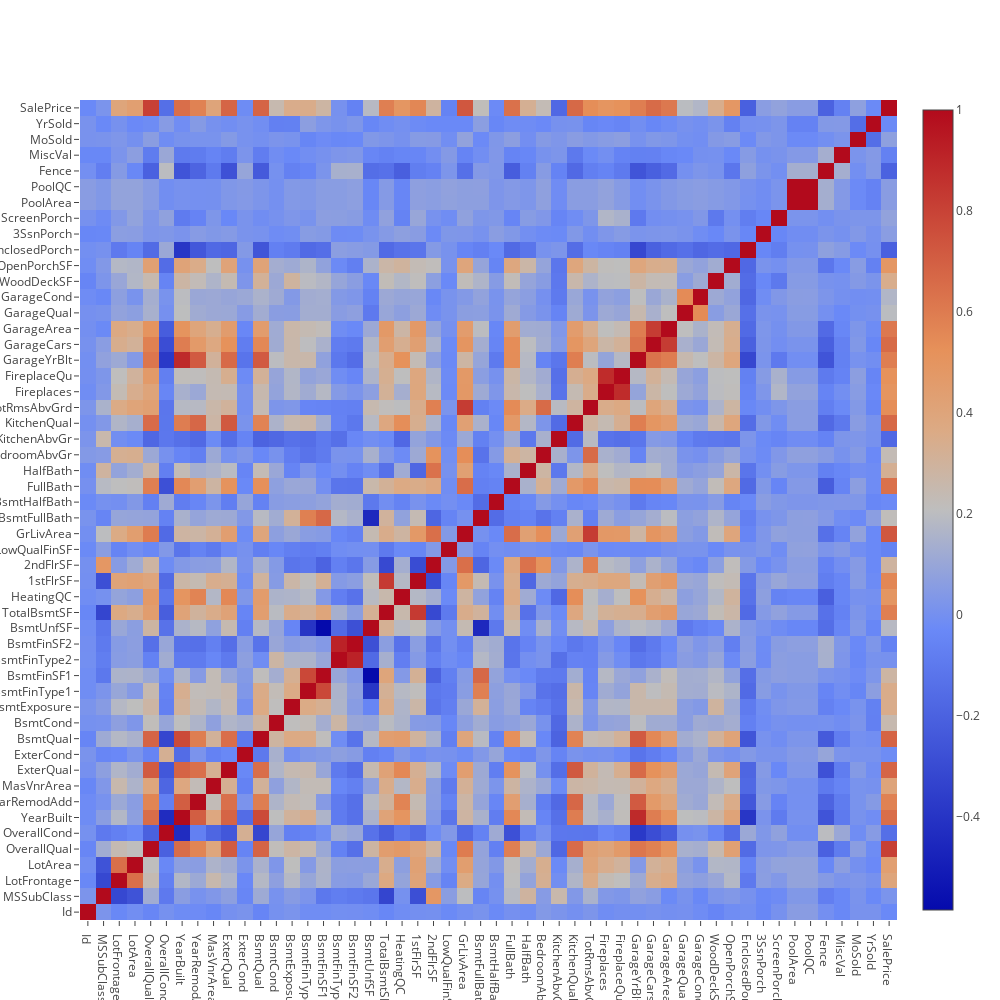

The notebook cell this image was saved under:
### Markdown cell above
### Correlation matrix

Here we want to see how much correlated are the independent columns with the dependent **SalePrice**.
<br>
As a metric we are choosing the **Spearman Correlation Metric** since it checks monotony, which we can see if there is any relation beside the linear one and it works well with ordinal and continous variables together.

### Code cell
# next let us see the correlation between the dependent variable and the attributes
# since our data is most categorical, its better to use pearson rank correlation because it works both
# for discrete and continuous variables
corrmat = df_train.corr(method='spearman')
layout = go.Layout(width=1000,
                   height=1000,
                   autosize=False)
obj = go.Heatmap(z=corrmat.values, x=corrmat.columns.values, y=corrmat.columns.values)
fig = go.Figure([obj], layout)
plotly.offline.iplot(fig, filename="Correlation matrix")

### Figure 1 — Plotly figure (JSON) as saved in the notebook; plotly's stock layout.template omitted (floating-point values rounded to 4 significant figures; data arrays with more than 128 entries replaced by an {"elided": "..."} marker saying what was removed)
{"data": [{"type": "heatmap", "uid": "8d87fb14-58b0-42a4-8c39-c2f2feb4883c", "x": ["Id", "MSSubClass", "LotFrontage", "LotArea", "OverallQual", "OverallCond", "YearBuilt", "YearRemodAdd", "MasVnrArea", "ExterQual", "ExterCond", "BsmtQual", "BsmtCond", "BsmtExposure", "BsmtFinType1", "BsmtFinSF1", "BsmtFinType2", "BsmtFinSF2", "BsmtUnfSF", "TotalBsmtSF", "HeatingQC", "1stFlrSF", "2ndFlrSF", "LowQualFinSF", "GrLivArea", "BsmtFullBath", "BsmtHalfBath", "FullBath", "HalfBath", "BedroomAbvGr", "KitchenAbvGr", "KitchenQual", "TotRmsAbvGrd", "Fireplaces", "FireplaceQu", "GarageYrBlt", "GarageCars", "GarageArea", "GarageQual", "GarageCond", "WoodDeckSF", "OpenPorchSF", "EnclosedPorch", "3SsnPorch", "ScreenPorch", "PoolArea", "PoolQC", "Fence", "MiscVal", "MoSold", "YrSold", "SalePrice"], "y": ["Id", "MSSubClass", "LotFrontage", "LotArea", "OverallQual", "OverallCond", "YearBuilt", "YearRemodAdd", "MasVnrArea", "ExterQual", "ExterCond", "BsmtQual", "BsmtCond", "BsmtExposure", "BsmtFinType1", "BsmtFinSF1", "BsmtFinType2", "BsmtFinSF2", "BsmtUnfSF", "TotalBsmtSF", "HeatingQC", "1stFlrSF", "2ndFlrSF", "LowQualFinSF", "GrLivArea", "BsmtFullBath", "BsmtHalfBath", "FullBath", "HalfBath", "BedroomAbvGr", "KitchenAbvGr", "KitchenQual", "TotRmsAbvGrd", "Fireplaces", "FireplaceQu", "GarageYrBlt", "GarageCars", "GarageArea", "GarageQual", "GarageCond", "WoodDeckSF", "OpenPorchSF", "EnclosedPorch", "3SsnPorch", "ScreenPorch", "PoolArea", "PoolQC", "Fence", "MiscVal", "MoSold", "YrSold", "SalePrice"], "z": {"elided": "52x52 float values"}}], "layout": {"autosize": false, "height": 1000, "width": 1000}}
